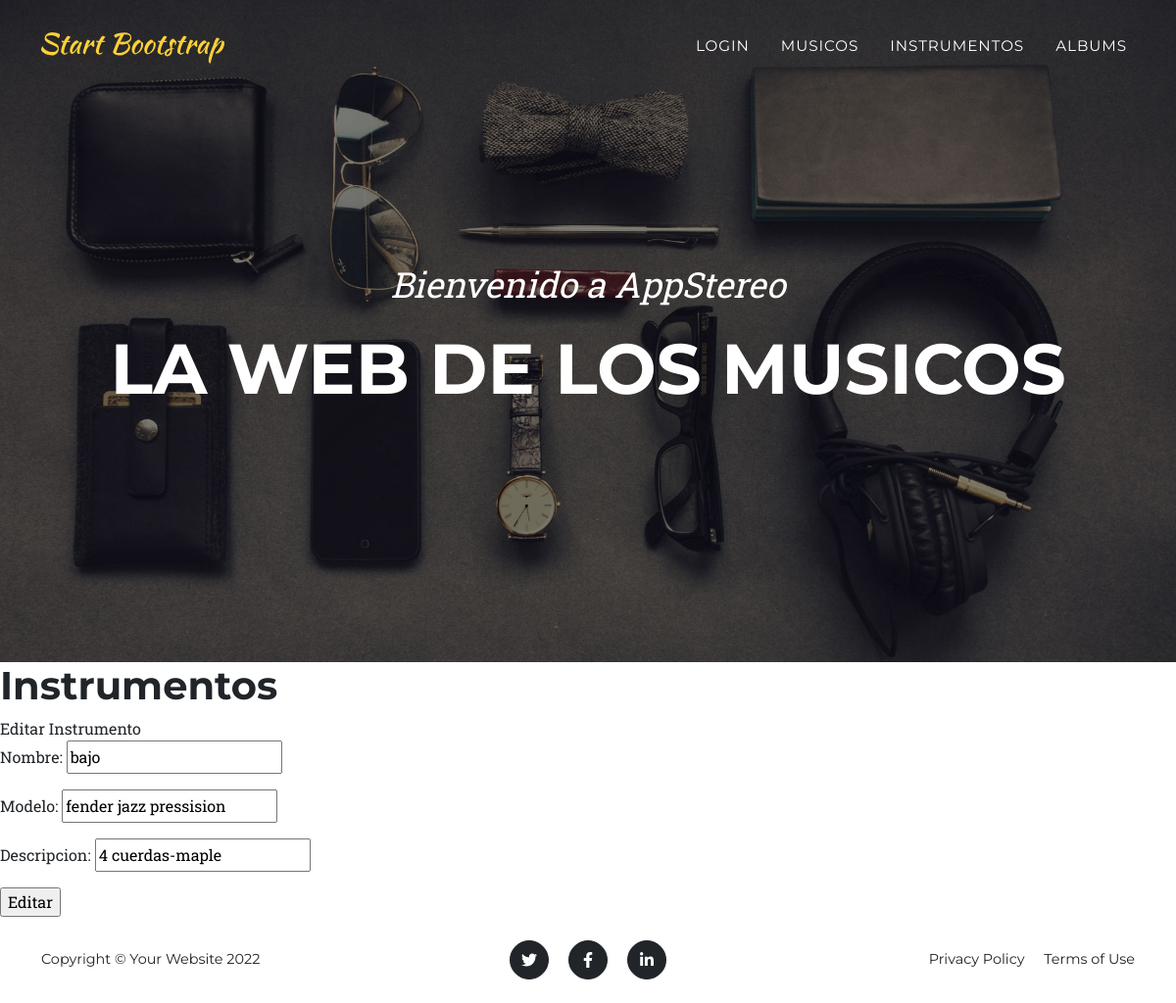
The page /instrumento/editar/1 on the database its author committed.
### AppStereo/models.py (models this page shows, shortened)
class Instrumentos(models.Model):
    nombre = models.CharField(max_length=50)
    modelo = models.CharField(max_length=50)
    descripcion = models.CharField(max_length=50)

### AppStereo/views.py (the view)
# urls.py: path('instrumento/editar/<pk>', InstrumentoUpdate.as_view(), name='instrumento_editar'),
class InstrumentoUpdate(UpdateView):
    model = Instrumentos
    template_name = "AppStereo/instrumento_form.html"
    success_url = reverse_lazy('AppStereo:instrumentos')
    fields = ['nombre', 'modelo', 'descripcion']

### AppStereo/templates/AppStereo/instrumento_form.html (shortened to what this page needs)
{% extends "AppStereo/base.html" %}
{% load static %}
{% block contenido %}
<h1>Instrumentos</h1>
<form method="POST">{% csrf_token %}
    Editar Instrumento
    {{form.as_p}}
    <input type="submit" value="Editar">
{% endblock %}

### rows shown on the page
Instrumentos: nombre "bajo", modelo "fender jazz pressision", descripcion "4 cuerdas-maple"
